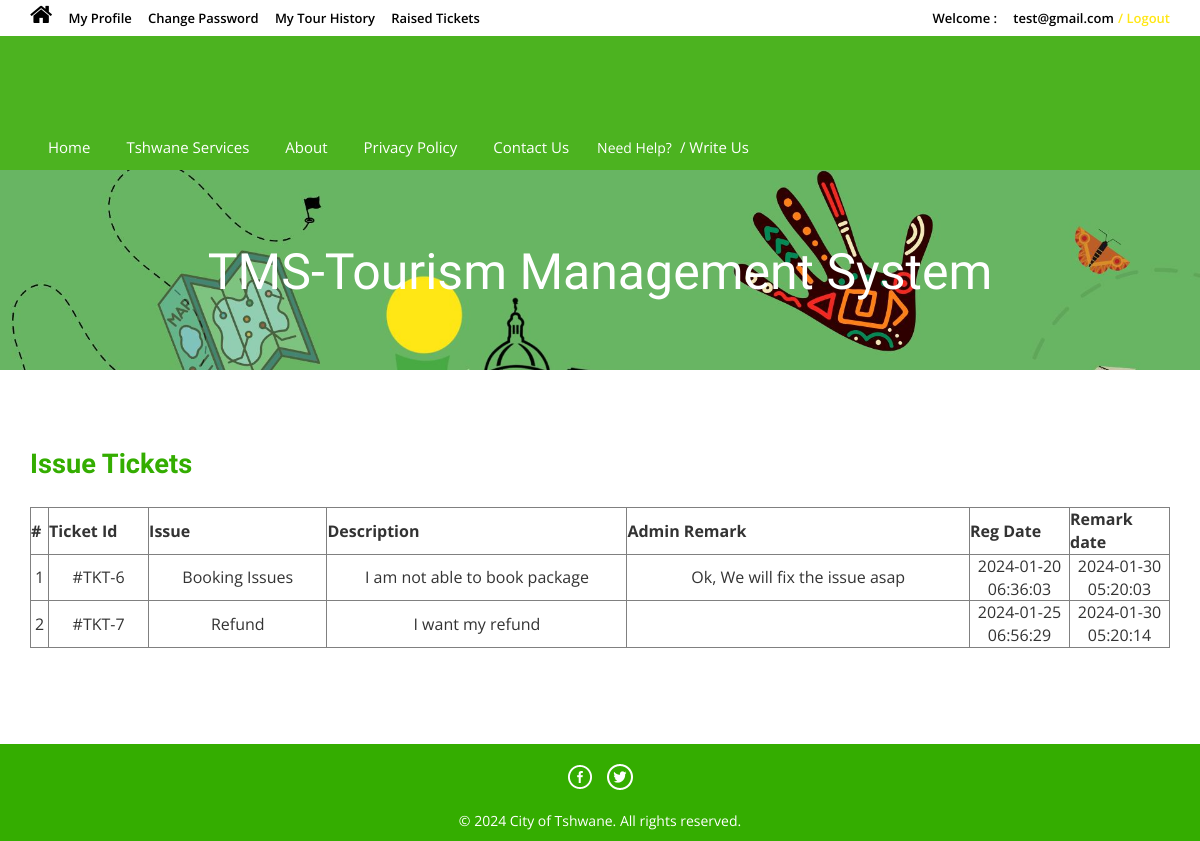
/issuetickets.php (signed in), run on an earlier commit of the app's database.
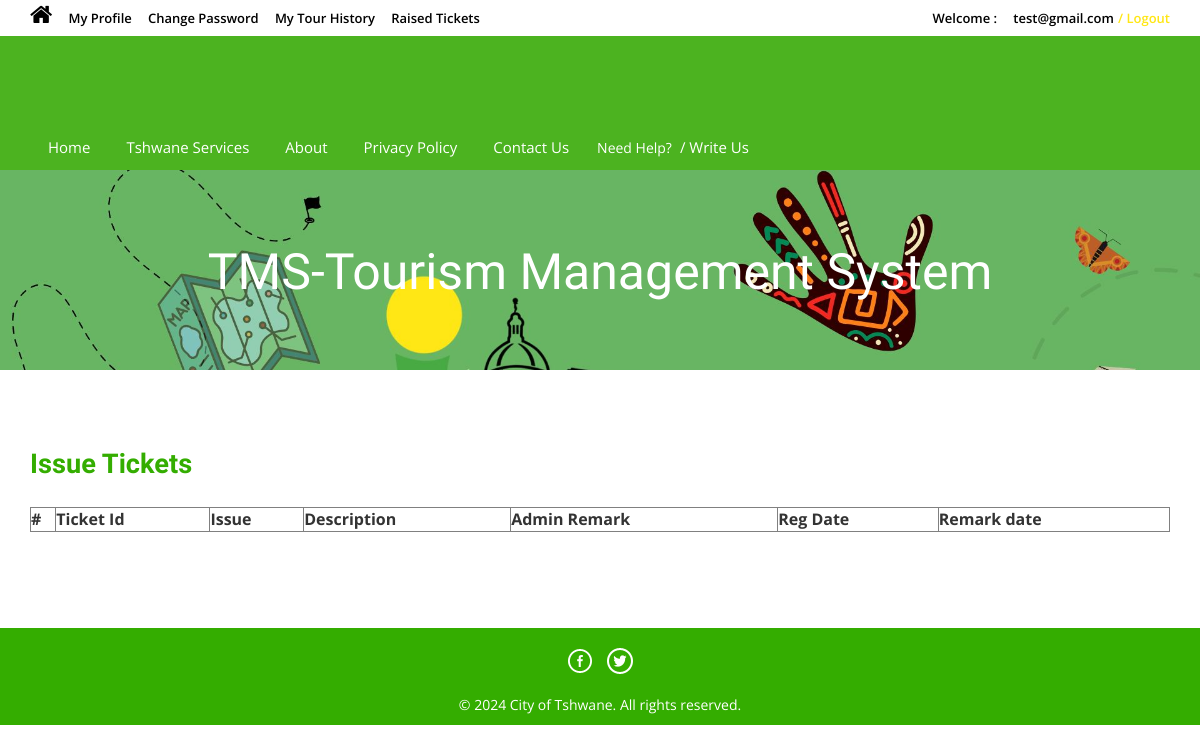
And on a later commit of the database.
### tables this page shows
CREATE TABLE `tblissues` (
  `id` int(11) NOT NULL,
  `UserEmail` varchar(100) DEFAULT NULL,
  `Issue` varchar(100) DEFAULT NULL,
  `Description` mediumtext DEFAULT NULL,
  `PostingDate` timestamp NULL DEFAULT current_timestamp(),
  `AdminRemark` mediumtext DEFAULT NULL,
  `AdminremarkDate` timestamp NULL DEFAULT NULL ON UPDATE current_timestamp()
);

### issuetickets.php (the view, shortened to what this page needs)
<?php
include('includes/config.php');
if(strlen($_SESSION['login'])==0)
	{
header('location:index.php');
}
else{
?>
<!DOCTYPE HTML>
<html>
<head>
<link href="css/bootstrap.css" rel='stylesheet' type='text/css' />
<link href="css/style.css" rel='stylesheet' type='text/css' />
<link href="css/font-awesome.css" rel="stylesheet">
<link href="css/animate.css" rel="stylesheet" type="text/css" media="all">
</head>
<body>
<div class="top-header">
<?php include('includes/header.php');?>
<div class="banner-1 ">
	<div class="container">
		<h1 class="wow zoomIn animated animated" data-wow-delay=".5s" style="visibility: visible; animation-delay: 0.5s; animation-name: zoomIn;">TMS-Tourism Management System</h1>
	</div>
</div>
<div class="privacy">
	<div class="container">
		<h3 class="wow fadeInDown animated animated" data-wow-delay=".5s" style="visibility: visible; animation-delay: 0.5s; animation-name: fadeInDown;">Issue Tickets</h3>
		<form name="chngpwd" method="post" onSubmit="return valid();">
	<p>
	<table border="1" width="100%">
<tr align="center">
<th>#</th>
<th>Ticket Id</th>
<th>Issue</th>
<th>Description</th>
<th>Admin Remark</th>
<th>Reg Date</th>
<th>Remark date</th>
</tr>
<?php
$uemail=$_SESSION['login'];;
$sql = "SELECT * from tblissues where UserEmail=:uemail";
$query = $dbh->prepare($sql);
$query -> bindParam(':uemail', $uemail, PDO::PARAM_STR);
$query->execute();
$results=$query->fetchAll(PDO::FETCH_OBJ);
$cnt=1;
if($query->rowCount() > 0)
{
foreach($results as $result)
{	?>
<tr align="center">
<td ><?php echo htmlentities($cnt);?></td>
<td width="100">#TKT-<?php echo htmlentities($result->id);?></td>
<td><?php echo htmlentities($result->Issue);?></td>
<td width="300"><?php echo htmlentities($result->Description);?></td>
<td><?php echo htmlentities($result->AdminRemark);?></td>
<td width="100"><?php echo htmlentities($result->PostingDate);?></td>
<td width="100"><?php echo htmlentities($result->AdminremarkDate);?></td>
</tr>
<?php $cnt=$cnt+1; }} ?>
	</table>
			</p>
			</form>
	</div>
</div>
<?php include('includes/footer.php');?>
</body>
</html>
<?php } ?>

What changed in the data, as far as the page shows it:
removed tblissues: id "6", Issue "Booking Issues", Description "I am not able to book package", AdminRemark "Ok, We will fix the issue asap", PostingDate "2024-01-20 06:36:03", AdminremarkDate "2024-01-30 05:20:03"
removed tblissues: id "7", Issue "Refund", Description "I want my refund", PostingDate "2024-01-25 06:56:29", AdminremarkDate "2024-01-30 05:20:14"
